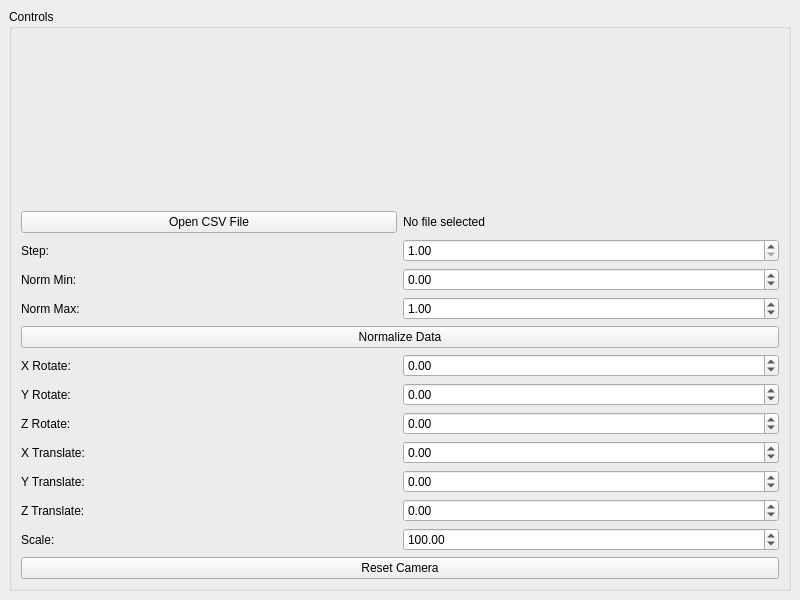
<?xml version="1.0" encoding="UTF-8"?>
<ui version="4.0">
 <class>MainWindow</class>
 <widget class="QMainWindow" name="MainWindow">
  <property name="geometry">
   <rect>
    <x>0</x>
    <y>0</y>
    <width>800</width>
    <height>600</height>
   </rect>
  </property>
  <property name="windowTitle">
   <string>3D Surface Visualizer</string>
  </property>
  <widget class="QWidget" name="centralwidget">
   <layout class="QVBoxLayout" name="verticalLayout">
    <item>
     <widget class="QGroupBox" name="groupBox">
      <property name="title">
       <string>Controls</string>
      </property>
      <layout class="QGridLayout" name="gridLayout">
       <item row="1" column="1">
        <widget class="QLabel" name="filenameLabel">
         <property name="text">
          <string>No file selected</string>
         </property>
        </widget>
       </item>
       <item row="2" column="1">
        <widget class="QDoubleSpinBox" name="stepInput">
         <property name="minimum">
          <double>1.000000000000000</double>
         </property>
         <property name="maximum">
          <double>100.000000000000000</double>
         </property>
         <property name="singleStep">
          <double>0.100000000000000</double>
         </property>
         <property name="value">
          <double>1.000000000000000</double>
         </property>
        </widget>
       </item>
       <item row="3" column="1">
        <widget class="QDoubleSpinBox" name="normMinInput">
         <property name="minimum">
          <double>-1000.000000000000000</double>
         </property>
         <property name="maximum">
          <double>1000.000000000000000</double>
         </property>
         <property name="value">
          <double>0.000000000000000</double>
         </property>
        </widget>
       </item>
       <item row="9" column="0">
        <widget class="QLabel" name="label_7">
         <property name="text">
          <string>X Translate:</string>
         </property>
        </widget>
       </item>
       <item row="8" column="1">
        <widget class="QDoubleSpinBox" name="zRotateSpinBox">
         <property name="minimum">
          <double>-360.000000000000000</double>
         </property>
         <property name="maximum">
          <double>360.000000000000000</double>
         </property>
         <property name="singleStep">
          <double>1.000000000000000</double>
         </property>
        </widget>
       </item>
       <item row="2" column="0">
        <widget class="QLabel" name="label">
         <property name="text">
          <string>Step:</string>
         </property>
        </widget>
       </item>
       <item row="10" column="0">
        <widget class="QLabel" name="label_8">
         <property name="text">
          <string>Y Translate:</string>
         </property>
        </widget>
       </item>
       <item row="7" column="1">
        <widget class="QDoubleSpinBox" name="yRotateSpinBox">
         <property name="minimum">
          <double>-360.000000000000000</double>
         </property>
         <property name="maximum">
          <double>360.000000000000000</double>
         </property>
         <property name="singleStep">
          <double>1.000000000000000</double>
         </property>
        </widget>
       </item>
       <item row="8" column="0">
        <widget class="QLabel" name="label_6">
         <property name="text">
          <string>Z Rotate:</string>
         </property>
        </widget>
       </item>
       <item row="7" column="0">
        <widget class="QLabel" name="label_5">
         <property name="text">
          <string>Y Rotate:</string>
         </property>
        </widget>
       </item>
       <item row="9" column="1">
        <widget class="QDoubleSpinBox" name="xTranslateSpinBox">
         <property name="minimum">
          <double>-100.000000000000000</double>
         </property>
         <property name="maximum">
          <double>100.000000000000000</double>
         </property>
         <property name="singleStep">
          <double>0.100000000000000</double>
         </property>
        </widget>
       </item>
       <item row="6" column="1">
        <widget class="QDoubleSpinBox" name="xRotateSpinBox">
         <property name="minimum">
          <double>-360.000000000000000</double>
         </property>
         <property name="maximum">
          <double>360.000000000000000</double>
         </property>
         <property name="singleStep">
          <double>1.000000000000000</double>
         </property>
        </widget>
       </item>
       <item row="11" column="1">
        <widget class="QDoubleSpinBox" name="zTranslateSpinBox">
         <property name="minimum">
          <double>-100.000000000000000</double>
         </property>
         <property name="maximum">
          <double>100.000000000000000</double>
         </property>
         <property name="singleStep">
          <double>0.100000000000000</double>
         </property>
        </widget>
       </item>
       <item row="11" column="0">
        <widget class="QLabel" name="label_9">
         <property name="text">
          <string>Z Translate:</string>
         </property>
        </widget>
       </item>
       <item row="6" column="0">
        <widget class="QLabel" name="label_4">
         <property name="text">
          <string>X Rotate:</string>
         </property>
        </widget>
       </item>
       <item row="1" column="0">
        <widget class="QPushButton" name="openFileButton">
         <property name="text">
          <string>Open CSV File</string>
         </property>
        </widget>
       </item>
       <item row="5" column="0" colspan="2">
        <widget class="QPushButton" name="normalizeButton">
         <property name="text">
          <string>Normalize Data</string>
         </property>
        </widget>
       </item>
       <item row="12" column="1">
        <widget class="QDoubleSpinBox" name="scaleSpinBox">
         <property name="minimum">
          <double>1.000000000000000</double>
         </property>
         <property name="maximum">
          <double>1000.000000000000000</double>
         </property>
         <property name="singleStep">
          <double>1.000000000000000</double>
         </property>
         <property name="value">
          <double>100.000000000000000</double>
         </property>
        </widget>
       </item>
       <item row="12" column="0">
        <widget class="QLabel" name="label_10">
         <property name="text">
          <string>Scale:</string>
         </property>
        </widget>
       </item>
       <item row="4" column="1">
        <widget class="QDoubleSpinBox" name="normMaxInput">
         <property name="minimum">
          <double>-1000.000000000000000</double>
         </property>
         <property name="maximum">
          <double>1000.000000000000000</double>
         </property>
         <property name="value">
          <double>1.000000000000000</double>
         </property>
        </widget>
       </item>
       <item row="10" column="1">
        <widget class="QDoubleSpinBox" name="yTranslateSpinBox">
         <property name="minimum">
          <double>-100.000000000000000</double>
         </property>
         <property name="maximum">
          <double>100.000000000000000</double>
         </property>
         <property name="singleStep">
          <double>0.100000000000000</double>
         </property>
        </widget>
       </item>
       <item row="3" column="0">
        <widget class="QLabel" name="label_2">
         <property name="text">
          <string>Norm Min:</string>
         </property>
        </widget>
       </item>
       <item row="4" column="0">
        <widget class="QLabel" name="label_3">
         <property name="text">
          <string>Norm Max:</string>
         </property>
        </widget>
       </item>
       <item row="13" column="0" colspan="2">
        <widget class="QPushButton" name="resetCameraButton">
         <property name="text">
          <string>Reset Camera</string>
         </property>
        </widget>
       </item>
       <item row="0" column="0" colspan="2">
        <widget class="QtSceneDrawer" name="widget" native="true"/>
       </item>
      </layout>
     </widget>
    </item>
   </layout>
  </widget>
 </widget>
 <customwidgets>
  <customwidget>
   <class>QtSceneDrawer</class>
   <extends>QWidget</extends>
   <header location="global">qtscenedrawer.h</header>
   <container>1</container>
  </customwidget>
 </customwidgets>
 <resources/>
 <connections/>
</ui>
